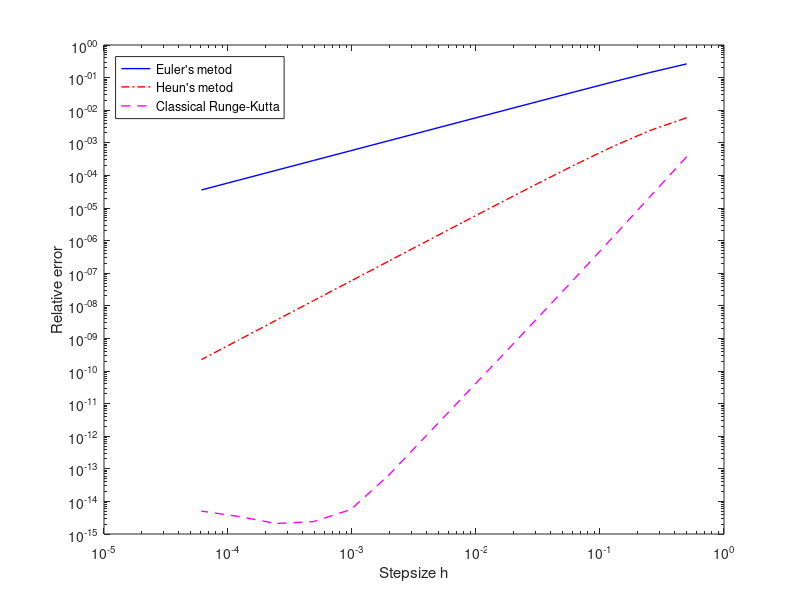

Here is the MATLAB script that generated this plot: (Note: this script raises an error after producing the figure.)
function [] = accuracyDemo(hmin)
% accuracyDemo(hmin);
% Demo program illustrating the order of accuracy (and global error) in
% the Euler method, Heun's method and Classical Runge-Kutta. The function
% plots the global (relative) error as a function of stepsize h. The 
% program begin with h=0.5 and gradually halve the stepsize down to h=hmin.
% If called without hmin, the default is hmin = 0.0001.

% The plot will also display the slopes of the graphs, i.e. the order of
% accuracy. The slope is calculated through a 1st degree polynomial fitting
% on the part of the graph that depend on discretization error (rather than
% roundoff errors).
%
% The program solves the ODE y'=t*y + t.^3, compare it with the analytic
% solution (exist for this ODE) and calculate the relative error.


% Close all figure windows (if any)
close all;

h_too_small = 1e-7; % Lower limit on h
hmax = 0.5;         % Upper limit on h
if nargin==0
    hmin = 1e-4;     % hmin default
end

if hmin > hmax/8
    disp(['hmin too big, must be <= ',num2str(hmax/8)]);
    disp('Program interupted. Run again with another hmin'); 
    return;
end

% Create a vector h with h-values from hmax and gradually halving down to hmin
k = floor(log2(hmin/hmax));
h = (2.^(0:-1:k))'*hmax;
if hmin < h_too_small
    disp('hmin too small => computation will take forever.');
    disp('Program interupted. Run again with a larger hmin');
    return;
end


% Initial value and interval
y0 = 1;
tspan= [0 1];
% Initiate error vectors
errE = zeros(length(h),1);
errH = zeros(length(h),1);
errRK = zeros(length(h),1);
% Solve the ode:n for each h-value and three methods
for i = 1:length(h)
    [t,y] = euler(@ft1, tspan, y0, h(i));
    y_korr = (2+y0).*exp((t.^2)/2) - t.^2 -2; % Analytic solution
    errE(i) = norm(y_korr - y)/norm(y_korr);
    [~,y] = heun(@ft1, tspan, y0, h(i));
    errH(i) = norm(y_korr - y)/norm(y_korr);
    [~,y] = RK4(@ft1, tspan, y0, h(i));
    errRK(i) = norm(y_korr - y)/norm(y_korr);
end

% Draw the graph
figure('Name','Error as a function of stepsize','NumberTitle','off');
loglog(h,errE,'b-','LineWidth',1);
hold on
loglog(h,errH,'r-.','LineWidth',1);
loglog(h,errRK,'m--','LineWidth',1);
hold off
ylabel('Relative error');
xlabel('Stepsize h');
legend({'Euler''s metod','Heun''s metod','Classical Runge-Kutta'},'Location','NorthWest');

% Find slope if many enough h-values in h
if length(h)>=8
    ind= 4:1:8;
    p_slope = polyfit(log(h(ind)),log(errE(ind)),1);
    slopeE = round(p_slope(1),1);
    p_slope = polyfit(log(h(ind)),log(errH(ind)),1);
    slopeH = round(p_slope(1),1);
    p_slope = polyfit(log(h(ind)),log(errRK(ind)),1);
    slopeRK = round(p_slope(1),1);
    text(0.23,1e-1,['Slope: ' num2str(slopeE)]);
    text(0.23,errH(1),['Slope: ' num2str(slopeH)]);
    text(0.23,errRK(1),['Slope: ' num2str(slopeRK)]);
end

% ----------------------------
% Internal functions
% ----------------------------

% The ODE right-hand-side
function y_out = ft1(t, y)
y_out = t*y + t.^3;

%--
% Euler's method

function [t,yout] = euler(func, tspan, y0, h)
%
t = (tspan(1):h:tspan(2))';
yout = zeros(length(t),1);
yout(1) = y0;
for i = 2:length(t)
    yout(i) = yout(i-1)+h*func(t(i-1),yout(i-1));
end

%--
% Classical Runge-Kutta

function [t,yout] = RK4(func, tspan, y0, h)
t = (tspan(1):h:tspan(2))';
yout = zeros(length(t),1);
yout(1) = y0;
for i = 2:length(t)
    k1 = func(t(i-1),yout(i-1));
    k2 = func(t(i-1)+0.5*h, yout(i-1)+0.5*h*k1);
    k3 = func(t(i-1)+0.5*h, yout(i-1)+0.5*h*k2);
    k4 = func(t(i-1)+h,yout(i-1)+k3*h);
    yout(i) = yout(i-1)+(h/6)*(k1+ 2*k2 + 2*k3 + k4);
end

%--
% Heun's method

function [t,yout] = heun(func, tspan, y0, h)
t = (tspan(1):h:tspan(2))';
yout = zeros(length(t),1);
yout(1) = y0;
for i = 2:length(t)
    k1 = func(t(i-1),yout(i-1));
    k2 = func(t(i),yout(i-1)+h*k1);
    yout(i) = yout(i-1)+0.5*h*(k1+k2);
end